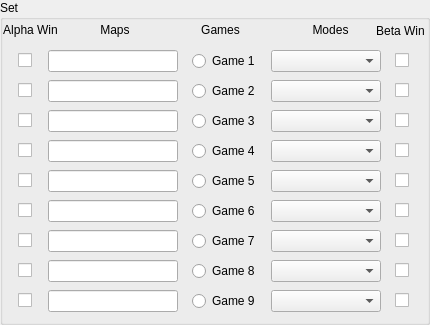
     <widget class="QGroupBox" name="SetGroupBox">
      <property name="sizePolicy">
       <sizepolicy hsizetype="Fixed" vsizetype="Fixed">
        <horstretch>0</horstretch>
        <verstretch>0</verstretch>
       </sizepolicy>
      </property>
      <property name="minimumSize">
       <size>
        <width>430</width>
        <height>325</height>
       </size>
      </property>
      <property name="maximumSize">
       <size>
        <width>430</width>
        <height>325</height>
       </size>
      </property>
      <property name="title">
       <string>Set</string>
      </property>
      <widget class="QLabel" name="AlphaWinLabel">
       <property name="geometry">
        <rect>
         <x>0</x>
         <y>20</y>
         <width>61</width>
         <height>20</height>
        </rect>
       </property>
       <property name="text">
        <string>Alpha Win</string>
       </property>
       <property name="alignment">
        <set>Qt::AlignCenter</set>
       </property>
      </widget>
      <widget class="QLabel" name="BetaWinLabel">
       <property name="geometry">
        <rect>
         <x>370</x>
         <y>20</y>
         <width>61</width>
         <height>21</height>
        </rect>
       </property>
       <property name="text">
        <string>Beta Win</string>
       </property>
       <property name="alignment">
        <set>Qt::AlignCenter</set>
       </property>
      </widget>
      <widget class="QLabel" name="GamesLabel">
       <property name="geometry">
        <rect>
         <x>180</x>
         <y>20</y>
         <width>81</width>
         <height>20</height>
        </rect>
       </property>
       <property name="text">
        <string>Games</string>
       </property>
       <property name="alignment">
        <set>Qt::AlignCenter</set>
       </property>
      </widget>
      <widget class="QLabel" name="ModesLabel">
       <property name="geometry">
        <rect>
         <x>280</x>
         <y>20</y>
         <width>101</width>
         <height>20</height>
        </rect>
       </property>
       <property name="text">
        <string>Modes</string>
       </property>
       <property name="alignment">
        <set>Qt::AlignCenter</set>
       </property>
      </widget>
      <widget class="QLabel" name="MapsLabel">
       <property name="geometry">
        <rect>
         <x>80</x>
         <y>20</y>
         <width>70</width>
         <height>20</height>
        </rect>
       </property>
       <property name="minimumSize">
        <size>
         <width>70</width>
         <height>0</height>
        </size>
       </property>
       <property name="maximumSize">
        <size>
         <width>70</width>
         <height>16777215</height>
        </size>
       </property>
       <property name="text">
        <string>Maps</string>
       </property>
       <property name="alignment">
        <set>Qt::AlignCenter</set>
       </property>
      </widget>
      <widget class="QWidget" name="layoutWidget">
       <property name="geometry">
        <rect>
         <x>10</x>
         <y>50</y>
         <width>411</width>
         <height>22</height>
        </rect>
       </property>
       <layout class="QHBoxLayout" name="horizontalLayout_16">
        <item>
         <widget class="QCheckBox" name="AlphaWinGame1">
          <property name="maximumSize">
           <size>
            <width>16</width>
            <height>16777215</height>
           </size>
          </property>
          <property name="focusPolicy">
           <enum>Qt::ClickFocus</enum>
          </property>
          <property name="text">
           <string/>
          </property>
         </widget>
        </item>
        <item>
         <widget class="QLineEdit" name="MapComboGame1">
          <property name="minimumSize">
           <size>
            <width>130</width>
            <height>0</height>
           </size>
          </property>
          <property name="maximumSize">
           <size>
            <width>130</width>
            <height>16777215</height>
           </size>
          </property>
          <property name="focusPolicy">
           <enum>Qt::StrongFocus</enum>
          </property>
         </widget>
        </item>
        <item>
         <widget class="QRadioButton" name="RadioGame1">
          <property name="maximumSize">
           <size>
            <width>65</width>
            <height>16777215</height>
           </size>
          </property>
          <property name="text">
           <string>Game 1</string>
          </property>
          <attribute name="buttonGroup">
           <string notr="true">buttonGroup</string>
          </attribute>
         </widget>
        </item>
        <item>
         <widget class="QComboBox" name="ModeComboGame1">
          <property name="minimumSize">
           <size>
            <width>110</width>
            <height>20</height>
           </size>
          </property>
          <property name="maximumSize">
           <size>
            <width>110</width>
            <height>16777215</height>
           </size>
          </property>
         </widget>
        </item>
        <item>
         <widget class="QCheckBox" name="BetaWinGame1">
          <property name="maximumSize">
           <size>
            <width>16</width>
            <height>16777215</height>
           </size>
          </property>
          <property name="focusPolicy">
           <enum>Qt::ClickFocus</enum>
          </property>
          <property name="text">
           <string/>
          </property>
         </widget>
        </item>
       </layout>
      </widget>
      <widget class="QWidget" name="layoutWidget_3">
       <property name="geometry">
        <rect>
         <x>10</x>
         <y>80</y>
         <width>411</width>
         <height>22</height>
        </rect>
       </property>
       <layout class="QHBoxLayout" name="horizontalLayout_17">
        <item>
         <widget class="QCheckBox" name="AlphaWinGame2">
          <property name="maximumSize">
           <size>
            <width>16</width>
            <height>16777215</height>
           </size>
          </property>
          <property name="focusPolicy">
           <enum>Qt::ClickFocus</enum>
          </property>
          <property name="text">
           <string/>
          </property>
         </widget>
        </item>
        <item>
         <widget class="QLineEdit" name="MapComboGame2">
          <property name="minimumSize">
           <size>
            <width>130</width>
            <height>0</height>
           </size>
          </property>
          <property name="maximumSize">
           <size>
            <width>130</width>
            <height>16777215</height>
           </size>
          </property>
         </widget>
        </item>
        <item>
         <widget class="QRadioButton" name="RadioGame2">
          <property name="maximumSize">
           <size>
            <width>65</width>
            <height>16777215</height>
           </size>
          </property>
          <property name="text">
           <string>Game 2</string>
          </property>
          <attribute name="buttonGroup">
           <string notr="true">buttonGroup</string>
          </attribute>
         </widget>
        </item>
        <item>
         <widget class="QComboBox" name="ModeComboGame2">
          <property name="minimumSize">
           <size>
            <width>110</width>
            <height>20</height>
           </size>
          </property>
          <property name="maximumSize">
           <size>
            <width>110</width>
            <height>16777215</height>
           </size>
          </property>
         </widget>
        </item>
        <item>
         <widget class="QCheckBox" name="BetaWinGame2">
          <property name="maximumSize">
           <size>
            <width>16</width>
            <height>16777215</height>
           </size>
          </property>
          <property name="focusPolicy">
           <enum>Qt::ClickFocus</enum>
          </property>
          <property name="text">
           <string/>
          </property>
         </widget>
        </item>
       </layout>
      </widget>
      <widget class="QWidget" name="layoutWidget_4">
       <property name="geometry">
        <rect>
         <x>10</x>
         <y>110</y>
         <width>411</width>
         <height>22</height>
        </rect>
       </property>
       <layout class="QHBoxLayout" name="horizontalLayout_18">
        <item>
         <widget class="QCheckBox" name="AlphaWinGame3">
          <property name="maximumSize">
           <size>
            <width>16</width>
            <height>16777215</height>
           </size>
          </property>
          <property name="focusPolicy">
           <enum>Qt::ClickFocus</enum>
          </property>
          <property name="text">
           <string/>
          </property>
         </widget>
        </item>
        <item>
         <widget class="QLineEdit" name="MapComboGame3">
          <property name="minimumSize">
           <size>
            <width>130</width>
            <height>0</height>
           </size>
          </property>
          <property name="maximumSize">
           <size>
            <width>130</width>
            <height>16777215</height>
           </size>
          </property>
         </widget>
        </item>
        <item>
         <widget class="QRadioButton" name="RadioGame3">
          <property name="maximumSize">
           <size>
            <width>65</width>
            <height>16777215</height>
           </size>
          </property>
          <property name="text">
           <string>Game 3</string>
          </property>
          <attribute name="buttonGroup">
           <string notr="true">buttonGroup</string>
          </attribute>
         </widget>
        </item>
        <item>
         <widget class="QComboBox" name="ModeComboGame3">
          <property name="minimumSize">
           <size>
            <width>110</width>
            <height>20</height>
           </size>
          </property>
          <property name="maximumSize">
           <size>
            <width>110</width>
            <height>16777215</height>
           </size>
          </property>
         </widget>
        </item>
        <item>
         <widget class="QCheckBox" name="BetaWinGame3">
          <property name="maximumSize">
           <size>
            <width>16</width>
            <height>16777215</height>
           </size>
          </property>
          <property name="focusPolicy">
           <enum>Qt::ClickFocus</enum>
          </property>
          <property name="text">
           <string/>
          </property>
         </widget>
        </item>
       </layout>
      </widget>
      <widget class="QWidget" name="layoutWidget_5">
       <property name="geometry">
        <rect>
         <x>10</x>
         <y>140</y>
         <width>411</width>
         <height>22</height>
        </rect>
       </property>
       <layout class="QHBoxLayout" name="horizontalLayout_19">
        <item>
         <widget class="QCheckBox" name="AlphaWinGame4">
          <property name="maximumSize">
           <size>
            <width>16</width>
            <height>16777215</height>
           </size>
          </property>
          <property name="focusPolicy">
           <enum>Qt::ClickFocus</enum>
          </property>
          <property name="text">
           <string/>
          </property>
         </widget>
        </item>
        <item>
         <widget class="QLineEdit" name="MapComboGame4">
          <property name="minimumSize">
           <size>
            <width>130</width>
            <height>0</height>
           </size>
          </property>
          <property name="maximumSize">
           <size>
            <width>130</width>
            <height>16777215</height>
           </size>
          </property>
         </widget>
        </item>
        <item>
         <widget class="QRadioButton" name="RadioGame4">
          <property name="maximumSize">
           <size>
            <width>65</width>
            <height>16777215</height>
           </size>
          </property>
          <property name="text">
           <string>Game 4</string>
          </property>
          <attribute name="buttonGroup">
           <string notr="true">buttonGroup</string>
          </attribute>
         </widget>
        </item>
        <item>
         <widget class="QComboBox" name="ModeComboGame4">
          <property name="minimumSize">
           <size>
            <width>110</width>
            <height>20</height>
           </size>
          </property>
          <property name="maximumSize">
           <size>
            <width>110</width>
            <height>16777215</height>
           </size>
          </property>
         </widget>
        </item>
        <item>
         <widget class="QCheckBox" name="BetaWinGame4">
          <property name="maximumSize">
           <size>
            <width>16</width>
            <height>16777215</height>
           </size>
          </property>
          <property name="focusPolicy">
           <enum>Qt::ClickFocus</enum>
          </property>
          <property name="text">
           <string/>
          </property>
         </widget>
        </item>
       </layout>
      </widget>
      <widget class="QWidget" name="layoutWidget_6">
       <property name="geometry">
        <rect>
         <x>10</x>
         <y>170</y>
         <width>411</width>
         <height>22</height>
        </rect>
       </property>
       <layout class="QHBoxLayout" name="horizontalLayout_20">
        <item>
         <widget class="QCheckBox" name="AlphaWinGame5">
          <property name="maximumSize">
           <size>
            <width>16</width>
            <height>16777215</height>
           </size>
          </property>
          <property name="focusPolicy">
           <enum>Qt::ClickFocus</enum>
          </property>
          <property name="text">
           <string/>
          </property>
         </widget>
        </item>
        <item>
         <widget class="QLineEdit" name="MapComboGame5">
          <property name="minimumSize">
           <size>
            <width>130</width>
            <height>0</height>
           </size>
          </property>
          <property name="maximumSize">
           <size>
            <width>130</width>
            <height>16777215</height>
           </size>
          </property>
         </widget>
        </item>
        <item>
         <widget class="QRadioButton" name="RadioGame5">
          <property name="maximumSize">
           <size>
            <width>65</width>
            <height>16777215</height>
           </size>
          </property>
          <property name="text">
           <string>Game 5</string>
          </property>
          <attribute name="buttonGroup">
           <string notr="true">buttonGroup</string>
          </attribute>
         </widget>
        </item>
        <item>
         <widget class="QComboBox" name="ModeComboGame5">
          <property name="minimumSize">
           <size>
            <width>110</width>
            <height>20</height>
           </size>
          </property>
          <property name="maximumSize">
           <size>
            <width>110</width>
            <height>16777215</height>
           </size>
          </property>
         </widget>
        </item>
        <item>
         <widget class="QCheckBox" name="BetaWinGame5">
          <property name="maximumSize">
           <size>
            <width>16</width>
            <height>16777215</height>
           </size>
          </property>
          <property name="focusPolicy">
           <enum>Qt::ClickFocus</enum>
          </property>
          <property name="text">
           <string/>
          </property>
         </widget>
        </item>
       </layout>
      </widget>
      <widget class="QWidget" name="layoutWidget_7">
       <property name="geometry">
        <rect>
         <x>10</x>
         <y>200</y>
         <width>411</width>
         <height>22</height>
        </rect>
       </property>
       <layout class="QHBoxLayout" name="horizontalLayout_21">
        <item>
         <widget class="QCheckBox" name="AlphaWinGame6">
          <property name="maximumSize">
           <size>
            <width>16</width>
            <height>16777215</height>
           </size>
          </property>
          <property name="focusPolicy">
           <enum>Qt::ClickFocus</enum>
          </property>
          <property name="text">
           <string/>
          </property>
         </widget>
        </item>
        <item>
         <widget class="QLineEdit" name="MapComboGame6">
          <property name="minimumSize">
           <size>
            <width>130</width>
            <height>0</height>
           </size>
          </property>
          <property name="maximumSize">
           <size>
            <width>130</width>
            <height>16777215</height>
           </size>
          </property>
         </widget>
        </item>
        <item>
         <widget class="QRadioButton" name="RadioGame6">
          <property name="maximumSize">
           <size>
            <width>65</width>
            <height>16777215</height>
           </size>
          </property>
          <property name="text">
           <string>Game 6</string>
          </property>
          <attribute name="buttonGroup">
           <string notr="true">buttonGroup</string>
          </attribute>
         </widget>
        </item>
        <item>
         <widget class="QComboBox" name="ModeComboGame6">
          <property name="minimumSize">
           <size>
            <width>110</width>
            <height>20</height>
           </size>
          </property>
          <property name="maximumSize">
           <size>
            <width>110</width>
            <height>16777215</height>
           </size>
          </property>
         </widget>
        </item>
        <item>
         <widget class="QCheckBox" name="BetaWinGame6">
          <property name="maximumSize">
           <size>
            <width>16</width>
            <height>16777215</height>
           </size>
          </property>
          <property name="focusPolicy">
           <enum>Qt::ClickFocus</enum>
          </property>
          <property name="text">
           <string/>
          </property>
         </widget>
        </item>
       </layout>
      </widget>
      <widget class="QWidget" name="layoutWidget_8">
       <property name="geometry">
        <rect>
         <x>10</x>
         <y>230</y>
         <width>411</width>
         <height>22</height>
        </rect>
       </property>
       <layout class="QHBoxLayout" name="horizontalLayout_22">
        <item>
         <widget class="QCheckBox" name="AlphaWinGame7">
          <property name="maximumSize">
           <size>
            <width>16</width>
            <height>16777215</height>
           </size>
          </property>
          <property name="focusPolicy">
           <enum>Qt::ClickFocus</enum>
          </property>
          <property name="text">
           <string/>
          </property>
         </widget>
        </item>
        <item>
         <widget class="QLineEdit" name="MapComboGame7">
          <property name="minimumSize">
           <size>
            <width>130</width>
            <height>0</height>
           </size>
          </property>
          <property name="maximumSize">
           <size>
            <width>130</width>
            <height>16777215</height>
           </size>
          </property>
         </widget>
        </item>
        <item>
         <widget class="QRadioButton" name="RadioGame7">
          <property name="maximumSize">
           <size>
            <width>65</width>
            <height>16777215</height>
           </size>
          </property>
          <property name="text">
           <string>Game 7</string>
          </property>
          <attribute name="buttonGroup">
           <string notr="true">buttonGroup</string>
          </attribute>
         </widget>
        </item>
        <item>
         <widget class="QComboBox" name="ModeComboGame7">
          <property name="minimumSize">
           <size>
            <width>110</width>
            <height>20</height>
           </size>
          </property>
          <property name="maximumSize">
           <size>
            <width>110</width>
            <height>16777215</height>
           </size>
          </property>
         </widget>
        </item>
        <item>
         <widget class="QCheckBox" name="BetaWinGame7">
          <property name="maximumSize">
           <size>
            <width>16</width>
            <height>16777215</height>
           </size>
          </property>
          <property name="focusPolicy">
           <enum>Qt::ClickFocus</enum>
          </property>
          <property name="text">
           <string/>
          </property>
         </widget>
        </item>
       </layout>
      </widget>
      <widget class="QWidget" name="layoutWidget_9">
       <property name="geometry">
        <rect>
         <x>10</x>
         <y>260</y>
         <width>411</width>
         <height>22</height>
        </rect>
       </property>
       <layout class="QHBoxLayout" name="horizontalLayout_23">
        <item>
         <widget class="QCheckBox" name="AlphaWinGame8">
          <property name="maximumSize">
           <size>
            <width>16</width>
            <height>16777215</height>
           </size>
          </property>
          <property name="focusPolicy">
           <enum>Qt::ClickFocus</enum>
          </property>
          <property name="text">
           <string/>
          </property>
         </widget>
        </item>
        <item>
         <widget class="QLineEdit" name="MapComboGame8">
          <property name="minimumSize">
           <size>
            <width>130</width>
            <height>0</height>
           </size>
          </property>
          <property name="maximumSize">
           <size>
            <width>130</width>
            <height>16777215</height>
           </size>
          </property>
         </widget>
        </item>
        <item>
         <widget class="QRadioButton" name="RadioGame8">
          <property name="maximumSize">
           <size>
            <width>65</width>
            <height>16777215</height>
           </size>
          </property>
          <property name="text">
           <string>Game 8</string>
          </property>
          <attribute name="buttonGroup">
           <string notr="true">buttonGroup</string>
          </attribute>
         </widget>
        </item>
        <item>
         <widget class="QComboBox" name="ModeComboGame8">
          <property name="minimumSize">
           <size>
            <width>110</width>
            <height>20</height>
           </size>
          </property>
          <property name="maximumSize">
           <size>
            <width>110</width>
            <height>16777215</height>
           </size>
          </property>
         </widget>
        </item>
        <item>
         <widget class="QCheckBox" name="BetaWinGame8">
          <property name="maximumSize">
           <size>
            <width>16</width>
            <height>16777215</height>
           </size>
          </property>
          <property name="focusPolicy">
           <enum>Qt::ClickFocus</enum>
          </property>
          <property name="text">
           <string/>
          </property>
         </widget>
        </item>
       </layout>
      </widget>
      <widget class="QWidget" name="layoutWidget_10">
       <property name="geometry">
        <rect>
         <x>10</x>
         <y>290</y>
         <width>411</width>
         <height>22</height>
        </rect>
       </property>
       <layout class="QHBoxLayout" name="horizontalLayout_24">
        <item>
         <widget class="QCheckBox" name="AlphaWinGame9">
          <property name="maximumSize">
           <size>
            <width>16</width>
            <height>16777215</height>
           </size>
          </property>
          <property name="focusPolicy">
           <enum>Qt::ClickFocus</enum>
          </property>
          <property name="text">
           <string/>
          </property>
         </widget>
        </item>
        <item>
         <widget class="QLineEdit" name="MapComboGame9">
          <property name="minimumSize">
           <size>
            <width>130</width>
            <height>0</height>
           </size>
          </property>
          <property name="maximumSize">
           <size>
            <width>130</width>
            <height>16777215</height>
           </size>
          </property>
         </widget>
        </item>
        <item>
         <widget class="QRadioButton" name="RadioGame9">
          <property name="maximumSize">
           <size>
            <width>65</width>
            <height>16777215</height>
           </size>
          </property>
          <property name="text">
           <string>Game 9</string>
          </property>
          <attribute name="buttonGroup">
           <string notr="true">buttonGroup</string>
          </attribute>
         </widget>
        </item>
        <item>
         <widget class="QComboBox" name="ModeComboGame9">
          <property name="minimumSize">
           <size>
            <width>110</width>
            <height>20</height>
           </size>
          </property>
          <property name="maximumSize">
           <size>
            <width>110</width>
            <height>16777215</height>
           </size>
          </property>
         </widget>
        </item>
        <item>
         <widget class="QCheckBox" name="BetaWinGame9">
          <property name="maximumSize">
           <size>
            <width>16</width>
            <height>16777215</height>
           </size>
          </property>
          <property name="focusPolicy">
           <enum>Qt::ClickFocus</enum>
          </property>
          <property name="text">
           <string/>
          </property>
         </widget>
        </item>
       </layout>
      </widget>
     </widget>
